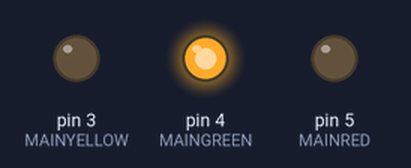
The sketch below on a simulated Arduino Uno, built with avr-gcc and run on an emulated ATmega328P. Parts: output pins drawn as LEDs (lit = HIGH).

Above: at 2.5 s.
At 6.0 s:
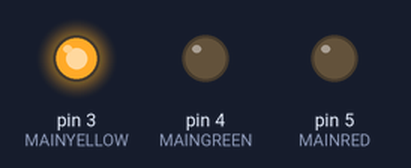
At 9.5 s:
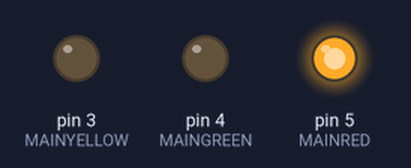
Timing chart, 0 to 15.6 s (numbered marks = the images above):
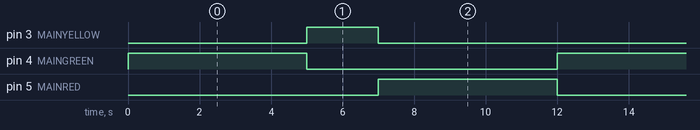

Measured:
- by itself, pin 3 (MAINYELLOW): alternates HIGH for 2.0 s and LOW for 10.0 s
- by itself, pin 4 (MAINGREEN), pin 5 (MAINRED): alternates HIGH for 5.0 s and LOW for 7.0 s
- by itself, everything shown: repeats every 12.0 s, in 3 steps

The sketch:

sketch_feb9a.ino
```cpp
int MAINGREEN = 4;
int MAINYELLOW = 3;
int MAINRED = 5;
int DELAYRED = 5000;
int DELAYYELLOW = 2000;
int DELAYGREEN = 5000;
int SIDEGREEN = 6;
int SIDEYELLOW = 7;
int SIDERED = 8;
void setup() {
  // put your setup code here, to run once
  pinMode(MAINGREEN, OUTPUT);
  pinMode(MAINYELLOW, OUTPUT);
  pinMode(MAINRED, OUTPUT);
}

void loop() {
  // put your main code here, to run repeatedly:
  green_light();
  delay(DELAYGREEN);
  yellow_light();
  delay(DELAYYELLOW);
  red_light();
  delay(DELAYRED);
}

void green_light() {
  digitalWrite(MAINGREEN, HIGH);
  digitalWrite(MAINYELLOW, LOW);
  digitalWrite(MAINRED, LOW);
  digitalWrite(SIDEGREEN, HIGH);
  digitalWrite(SIDEYELLOW, LOW);
  digitalWrite(SIDERED, LOW);
}

void yellow_light(){
  digitalWrite(MAINYELLOW, HIGH);
  digitalWrite(MAINGREEN, LOW);
  digitalWrite(MAINRED, LOW);
  digitalWrite(SIDEYELLOW, HIGH);
  digitalWrite(SIDEGREEN, LOW);
  digitalWrite(SIDERED, LOW);
}

void red_light(){
  digitalWrite(MAINRED, HIGH);
  digitalWrite(MAINGREEN, LOW);
  digitalWrite(MAINYELLOW, LOW);
  digitalWrite(SIDERED, HIGH);
  digitalWrite(SIDEGREEN, LOW);
  digitalWrite(SIDEYELLOW, LOW);
}
```
